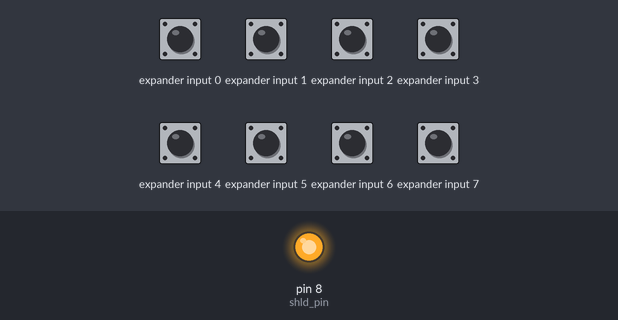
Simulated run of this sketch. Board: Arduino Uno, built with avr-gcc and run on an emulated ATmega328P. On the bench: output pins drawn as LEDs (lit = HIGH). Wiring (inferred from the names in the program): input shift register (74HC165): load pin 9; clock pin 12; serial out pin 11. The inputs (shaded band) are chosen by the test bench; at power-on: expander input 0–7 HIGH. Pins used as bus, display or sensor lines are not drawn; what the sketch prints to the serial monitor is not drawn.

Above: at 0.1 s.
Timing chart, 0 to 1.6 s (numbered marks = the images above):
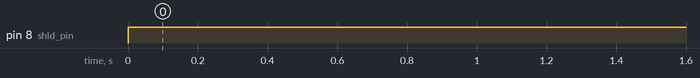

Measured:
- by itself, pin 8 (shld_pin): LOW → HIGH at 0.00 s

The sketch:

registros2.ino
```cpp
// HARDWARE CONNECTIONS
// Connect the following pins between your Arduino and the 74HC165 Breakout Board
// Connect pins A-H to 5V or GND or switches or whatever
const int data_pin = 11; // Connect Pin 11 to SER_OUT (serial data out)
const int shld_pin = 8; // Connect Pin 8 to SH/!LD (shift or active low load)
const int clk_pin = 12; // Connect Pin 12 to CLK (the clock that times the shifting)
const int ce_pin = 9; // Connect Pin 9 to !CE (clock enable, active low)

byte incoming; // Variable to store the 8 values loaded from the shift register

// The part that runs once
void setup()
{
  // Initialize serial to gain the power to obtain relevant information, 9600 baud
  Serial.begin(9600);

  // Initialize each digital pin to either output or input
  // We are commanding the shift register with each pin with the exception of the serial
  // data we get back on the data_pin line.
  pinMode(shld_pin, OUTPUT);
  pinMode(ce_pin, OUTPUT);
  pinMode(clk_pin, OUTPUT);
  pinMode(data_pin, INPUT);

  // Required initial states of these two pins according to the datasheet timing diagram
  digitalWrite(clk_pin, HIGH);
  digitalWrite(shld_pin, HIGH);

}

// The part that runs to infinity and beyond
void loop() {

  captura();
  for(int x=0; x < 6 ; x++)
  {
  incoming = read_shift_regs(); // Read the shift register, it likes that

  // Print out the values being read from the shift register
  Serial.println("\nThe incoming values of the shift register are: ");
  Serial.println(x);
  Serial.print("ABCDEFGH : ");
  print_byte(incoming); // Print every 1 and 0 that correlates with A through H
  //Serial.println(incoming,BIN); // This way works too but leaves out the leading zeros
  delay(200);

  }
  delay(5000);
}

// This code is intended to trigger the shift register to grab values from it's A-H inputs

void captura()
  {
    // Trigger loading the state of the A-H data lines into the shift register
  digitalWrite(shld_pin, LOW);
  delayMicroseconds(5); // Requires a delay here according to the datasheet timing diagram
  digitalWrite(shld_pin, HIGH);
  delayMicroseconds(5);
  return;

  }
byte read_shift_regs()
{
  byte the_shifted = 0;  // An 8 bit number to carry each bit value of A-H


  // Required initial states of these two pins according to the datasheet timing diagram
  pinMode(clk_pin, OUTPUT);
  pinMode(data_pin, INPUT);
  digitalWrite(clk_pin, HIGH);
  digitalWrite(ce_pin, LOW); // Enable the clock

  // Get the A-H values
  the_shifted = shiftIn(data_pin, clk_pin, MSBFIRST);
  digitalWrite(ce_pin, HIGH); // Disable the clock

  return the_shifted;

}

// A function that prints all the 1's and 0's of a byte, so 8 bits +or- 2
void print_byte(byte val)
{
    byte i;
    for(byte i=0; i<=7; i++)
    {
      Serial.print(val >> i & 1, BIN); // Magic bit shift, if you care look up the <<, >>, and & operators
    }
    Serial.print("\n"); // Go to the next line, do not collect $200
}
```
